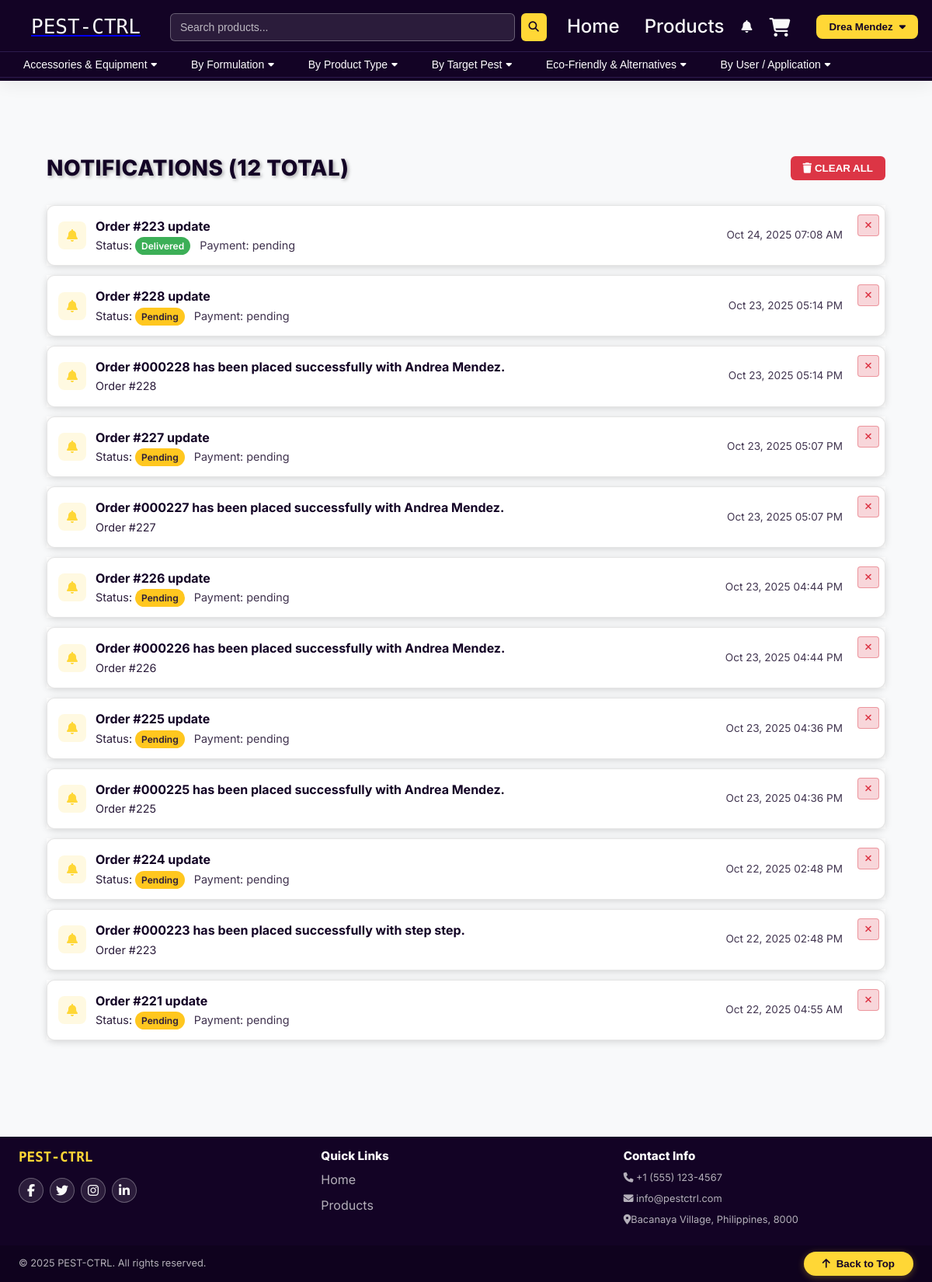
The app's page /customer-notifications.php (signed in) with its own data.
### tables this page shows
CREATE TABLE `users` (
  `id` int(11) NOT NULL,
  `username` varchar(50) NOT NULL,
  `email` varchar(100) NOT NULL,
  `password` varchar(255) NOT NULL,
  `remember_token` varchar(64) DEFAULT NULL,
  `user_type` enum('customer','admin','seller') DEFAULT 'customer',
  `is_active` tinyint(1) DEFAULT 1,
  `seller_status` enum('pending','approved','rejected','suspended','banned') DEFAULT 'pending',
  `document_path` varchar(255) DEFAULT NULL,
  `document_verified` tinyint(1) DEFAULT 0,
  `first_name` varchar(50) DEFAULT NULL,
  `last_name` varchar(50) DEFAULT NULL,
  `address` text DEFAULT NULL,
  `phone` varchar(20) DEFAULT NULL,
  `created_at` timestamp NOT NULL DEFAULT current_timestamp(),
  `email_verified` tinyint(1) DEFAULT 0,
  `last_login` datetime DEFAULT NULL,
  `agreed_to_terms` tinyint(1) DEFAULT 0,
  `agreed_to_privacy` tinyint(1) DEFAULT 0
);

CREATE TABLE `categories` (
  `id` int(11) NOT NULL,
  `name` varchar(100) NOT NULL,
  `description` text DEFAULT NULL,
  `parent_id` int(11) DEFAULT NULL,
  `seller_id` int(11) DEFAULT NULL
);

CREATE TABLE `orders` (
  `id` int(10) UNSIGNED NOT NULL,
  `user_id` int(11) DEFAULT NULL,
  `payment_transaction_id` int(11) DEFAULT NULL,
  `seller_id` int(11) DEFAULT NULL,
  `total_amount` decimal(10,2) NOT NULL,
  `status` enum('pending','processing','shipped','delivered','cancelled') DEFAULT 'pending',
  `delivery_date` datetime DEFAULT NULL,
  `shipping_address` text NOT NULL,
  `payment_method` varchar(50) DEFAULT NULL,
  `payment_status` enum('pending','completed','failed') DEFAULT 'pending',
  `seller_notes` text DEFAULT NULL,
  `created_at` timestamp NOT NULL DEFAULT current_timestamp(),
  `updated_at` timestamp NOT NULL DEFAULT current_timestamp() ON UPDATE current_timestamp(),
  `shipped_at` timestamp NULL DEFAULT NULL,
  `cancelled_at` timestamp NULL DEFAULT NULL,
  `tracking_number` varchar(100) DEFAULT NULL,
  `cancellation_reason` text DEFAULT NULL,
  `refund_status` enum('pending','processing','completed','failed') DEFAULT NULL
);

### includes/functions.php (called while the page is built, shortened)
<?php
function isLoggedIn() {
    return isset($_SESSION['user_id']);
}
?>

### customer-notifications.php (the view, shortened to what this page needs)
<?php
require_once 'includes/functions.php';
if (isset($_GET['as']) && $_GET['as'] === 'json') {
    session_start();
    if (!isset($_SESSION['user_id'])) {
        header('Content-Type: application/json');
        echo json_encode(['success' => false, 'message' => 'Not logged in', 'items' => []]);
        exit;
    }
    $userId = $_SESSION['user_id'];
} else {
    require_once 'includes/header.php';
    $userId = $_SESSION['user_id'];
}
$stmt = $pdo->prepare("SELECT o.id as order_id, o.status, o.created_at, o.updated_at,
                             COALESCE(pt.payment_status, '') as payment_status
                        FROM orders o
                        LEFT JOIN payment_transactions pt ON pt.id = o.payment_transaction_id
                        LEFT JOIN hidden_notifications hn ON hn.user_id = o.user_id AND hn.order_id = o.id
                        WHERE o.user_id = ? AND hn.id IS NULL
                        ORDER BY o.updated_at DESC, o.created_at DESC");
$stmt->execute([$userId]);
$orderEvents = $stmt->fetchAll(PDO::FETCH_ASSOC);
$stmt = $pdo->prepare("SELECT order_id, message, type, created_at as updated_at
                        FROM notifications
                        WHERE user_id = ?
                        ORDER BY created_at DESC");
$stmt->execute([$userId]);
$notifications = $stmt->fetchAll(PDO::FETCH_ASSOC);
$allEvents = array_merge($orderEvents, $notifications);
usort($allEvents, function($a, $b) {
    $timeA = strtotime($a['updated_at'] ?: $a['created_at']);
    $timeB = strtotime($b['updated_at'] ?: $b['created_at']);
    return $timeB - $timeA;
});
$events = $allEvents;
function statusBadge($status) {
    $status = strtolower((string)$status);
    $map = [
        'pending' => ['Pending', '#ffc107', '#130325'],
        'processing' => ['Processing', '#0dcaf0', '#130325'],
        'shipped' => ['Shipped', '#17a2b8', '#ffffff'],
        'delivered' => ['Delivered', '#28a745', '#ffffff'],
        'cancelled' => ['Cancelled', '#dc3545', '#ffffff'],
        'refunded' => ['Refunded', '#6c757d', '#ffffff'],
    ];
    $label = ucfirst($status);
    $bg = '#6c757d';
    $fg = '#ffffff';
    if (isset($map[$status])) { [$label,$bg,$fg] = $map[$status]; }
    return '<span class="badge" style="background:'.$bg.';color:'.$fg.';padding:4px 8px;border-radius:12px;font-weight:600;font-size:12px;">'.$label.'</span>';
}
?>
<main style="background:#f8f9fa; min-height:100vh; padding: 80px 0 60px 0;">
  <div style="max-width: 1400px; margin: 0 auto; padding: 0 60px;">
    <div style="display: flex; justify-content: space-between; align-items: center; margin-bottom: 30px;">
      <h1 style="color:#130325; margin:0;">Notifications (<?php echo count($events); ?> total)</h1>
      <?php if (!empty($events)): ?>
        <form method="POST" style="margin:0;" id="deleteAllForm">
            <button type="button" onclick="confirmDeleteAll()" style="background:#dc3545; color:#ffffff; border:none; padding:8px 16px; border-radius:6px; cursor:pointer; font-weight:600;">
            <i class="fas fa-trash"></i> CLEAR ALL
          </button>
        </form>
      <?php endif; ?>
    </div>
    <?php if (empty($events)): ?>
      <div style="background:#ffffff; border:1px solid rgba(0,0,0,0.1); color:#130325; border-radius:8px; padding:20px; text-align:center; box-shadow: 0 2px 10px rgba(0,0,0,0.05);">No notifications yet.</div>
    <?php else: ?>
      <div class="notif-list" style="display:flex; flex-direction:column; gap:12px;">
        <?php foreach ($events as $e): ?>
          <div class="notif-item" style="position: relative;">
            <a href="user-dashboard.php#order-<?php echo (int)$e['order_id']; ?>" style="text-decoration:none; display: block;">
              <div style="display:flex; gap:12px; align-items:center; background:#ffffff; border:1px solid rgba(0,0,0,0.1); padding:14px; border-radius:10px; box-shadow: 0 2px 10px rgba(0,0,0,0.15);">
                <div style="width:36px; height:36px; display:flex; align-items:center; justify-content:center; background:rgba(255,215,54,0.15); color:#FFD736; border-radius:8px;">
                  <i class="fas fa-bell"></i>
                </div>
                <div style="flex:1;">
                  <?php if (isset($e['message'])): ?>
                    <div style="color:#130325; font-weight:700;"><?php echo htmlspecialchars($e['message']); ?></div>
                    <div style="color:#130325; opacity:0.9; font-size:0.9rem;">
                      Order #<?php echo (int)$e['order_id']; ?>
                    </div>
                  <?php else: ?>
                    <div style="color:#130325; font-weight:700;">Order #<?php echo (int)$e['order_id']; ?> update</div>
                    <div style="color:#130325; opacity:0.9; font-size:0.9rem;">
                      Status: <?php echo statusBadge($e['status'] ?? 'unknown'); ?>
                      <?php if (!empty($e['payment_status'])): ?>
                        <span style="margin-left:8px; opacity:0.9;">Payment: <?php echo htmlspecialchars($e['payment_status']); ?></span>
                      <?php endif; ?>
                    </div>
                  <?php endif; ?>
                </div>
                <div style="color:#130325; opacity:0.8; font-size:0.85rem; white-space:nowrap; margin-right: 40px;">
                  <?php echo htmlspecialchars(date('M d, Y h:i A', strtotime($e['updated_at'] ?: $e['created_at']))); ?>
                </div>
              </div>
            </a>
            <button class="notif-delete-btn-page" onclick="deleteNotificationFromPage(<?php echo (int)$e['order_id']; ?>, this, <?php echo isset($e['message']) ? 'true' : 'false'; ?>)" title="Delete notification">
              <i class="fas fa-times"></i>
            </button>
          </div>
        <?php endforeach; ?>
      </div>
    <?php endif; ?>
  </div>
</main>
<?php require_once 'includes/footer.php'; ?>

### includes/header.php (shortened to what this page needs)
<?php
require_once 'functions.php';
require_once __DIR__ . '/../config/database.php';
$currentDir = basename(dirname($_SERVER['PHP_SELF']));
$pathPrefix = ($currentDir === 'paymongo') ? '../' : '';
?><!DOCTYPE html>
<html lang="en">
<head>
    <link href="<?php echo $pathPrefix; ?>assets/css/pest-ctrl.css" rel="stylesheet">
    <link href="https://cdnjs.cloudflare.com/ajax/libs/font-awesome/6.4.2/css/all.min.css" rel="stylesheet">
</head>
<body>
    <header class="site-header">
        <div class="container">
            <div class="header-left">
                <a class="brand" href="<?php echo $pathPrefix; ?>index.php">
                    <div class="brand-logo">PEST-CTRL</div>
                </a>
            </div>
            <div class="header-center">
                <div class="search-box">
                    <form action="<?php echo $pathPrefix; ?>products.php" method="GET" role="search">
                        <input name="search" type="text" placeholder="Search products...">
                        <button type="submit"><i class="fas fa-search"></i></button>
                    </form>
                </div>
            </div>
            <div class="header-right">
                <div class="nav-links">
                    <a href="<?php echo $pathPrefix; ?>index.php">Home</a>
                    <a href="<?php echo $pathPrefix; ?>products.php">Products</a>
                    <div class="notif-bell" id="notifBell" title="Notifications">
                        <i class="fas fa-bell"></i>
                    </div>
                    <a href="<?php echo $pathPrefix; ?>cart.php" class="cart-link">
                        <i class="fas fa-shopping-cart"></i>
                    </a>
                </div>
                <?php if (isLoggedIn()): ?>
                    <?php
                    $userName = 'User';
                    try {
                        $stmt = $pdo->prepare("SELECT first_name, last_name FROM users WHERE id = ?");
                        $stmt->execute([$_SESSION['user_id']]);
                        $user = $stmt->fetch(PDO::FETCH_ASSOC);
                        if ($user) {
                            $userName = trim($user['first_name'] . ' ' . $user['last_name']);
                        }
                    } catch (Exception $e) {
                    }
                    ?>
                    <div class="dropdown">
                       <button class="action-btn" id="userMenuBtn"><?php echo htmlspecialchars($userName); ?> <i class="fas fa-caret-down"></i></button>
                    </div>
                <?php endif; ?>
            </div>
        </div>
        <div class="categories-nav">
            <div class="container">
                <div class="categories-container">
                    <?php
                    $stmt = $pdo->query('SELECT * FROM categories ORDER BY name');
                    $categories = $stmt->fetchAll(PDO::FETCH_ASSOC);
                    $mainCategories = [];
                    $subCategories = [];
                    foreach($categories as $category) {
                        $cleanName = preg_replace('/^[\x{1F300}-\x{1FAFF}\x{2600}-\x{27BF}\x{FE0F}\x{200D}\s]+/u', '', (string)$category['name']);
                        $cleanName = html_entity_decode($cleanName, ENT_QUOTES, 'UTF-8');
                        $category['clean_name'] = trim($cleanName);
                        if(empty($category['parent_id']) || $category['parent_id'] == 0) {
                            $mainCategories[] = $category;
                        } else {
                            $subCategories[] = $category;
                        }
                    }
                    foreach($mainCategories as $mainCategory) {
                        echo '<div class="category-group">';
                        echo '<div class="category-dropdown">';
                        echo '<button class="category-btn">' . htmlspecialchars($mainCategory['clean_name']) . ' <i class="fas fa-caret-down"></i></button>';
                        echo '</div>';
                        echo '</div>';
                    }
                    ?>
                </div>
            </div>
        </div>
    </header>
    <main>

### assets/css/pest-ctrl.css (style rules this page uses)
:root { --primary-dark: #130325; --primary-light: #F9F9F9; --accent-yellow: #FFD736; --accent-white: #F3F3F3; --bg-primary: #130325; --bg-secondary: #F9F9F9; --bg-overlay: rgba(19, 3, 37, 0.9); --text-primary: #130325; --text-secondary: #F9F9F9; --text-muted: rgba(249, 249, 249, 0.7); --border-primary: #F9F9F9; --border-secondary: rgba(249, 249, 249, 0.3); --shadow-light: rgba(0, 0, 0, 0.1); --shadow-medium: rgba(0, 0, 0, 0.2); --shadow-dark: rgba(0, 0, 0, 0.3); --font-primary: 'Inter', -apple-system, BlinkMacSystemFont, 'Segoe UI', Roboto, sans-serif; --font-barcode: 'Libre Barcode 128 Text', monospace; --spacing-xs: 0.25rem; --spacing-sm: 0.5rem; --spacing-md: 1rem; --spacing-lg: 1.5rem; --spacing-xl: 2rem; --spacing-2xl: 3rem; --spacing-3xl: 4rem; --radius-sm: 4px; --radius-md: 8px; --radius-lg: 12px; --radius-xl: 16px; --radius-2xl: 24px; --radius-full: 50px; --transition-fast: 0.15s ease; --transition-normal: 0.3s ease; --transition-slow: 0.5s ease; --z-dropdown: 1000; --z-sticky: 1020; --z-fixed: 1030; --z-modal-backdrop: 1040; --z-modal: 1050; --z-popover: 1060; --z-tooltip: 1070; }
* { margin: 0; padding: 0; box-sizing: border-box; }
html { scroll-behavior: smooth; font-size: 16px; }
body { font-family: var(--font-primary); line-height: 1.6; color: var(--text-primary); background-color: var(--bg-secondary); overflow-x: hidden; }
h1, h2, h3, h4, h5, h6 { font-weight: 800; line-height: 1.2; margin-bottom: var(--spacing-md); }
h1 { font-size: 3.5rem; color: var(--primary-light); text-shadow: 2px 2px 4px var(--shadow-dark); }
header, .site-header { background: #130325; box-shadow: 0 6px 20px rgba(0,0,0,0.06); position: fixed; top: 0; left: 0; right: 0; z-index: var(--z-fixed); padding: var(--spacing-xs) 0; box-shadow: 0 2px 10px var(--shadow-medium); }
.nav-links { display: flex; align-items: center; gap: var(--spacing-lg); flex-wrap: wrap; }
.nav-links a { color: var(--primary-light); text-decoration: none; font-weight: 500; font-size: 1rem; line-height: 1.2; transition: var(--transition-normal); position: relative; padding: var(--spacing-sm) var(--spacing-md); border-radius: var(--radius-md); }
.nav-links a::after { content: ''; position: absolute; bottom: -2px; left: 50%; width: 0; height: 2px; background: var(--accent-yellow); transition: var(--transition-normal); transform: translateX(-50%); }
main { margin-top: 160px; min-height: calc(100vh - 200px); }
.container { max-width: 1200px; margin: 0 auto; padding: 0 var(--spacing-xl); }
@media (max-width: 1200px) { .nav-links a { font-size: 1.5rem; } }
body { padding-top: 120px !important; }
main { margin-top: 0 !important; }
main h1, .page-title { text-transform: uppercase; font-size: 28px; line-height: 1.2; font-weight: 800; letter-spacing: 0.5px; margin-bottom: var(--spacing-md); }

### customer-notifications.php (style rules this page uses)
html, body { background:#f8f9fa !important; }
main { background:#f8f9fa !important; }
.notif-item { background:#ffffff !important; }
.notif-item a { background:#ffffff !important; }
.notif-list .notif-item { background:#ffffff !important; }
.notif-list .notif-item a { background:#ffffff !important; }
.notif-delete-btn-page { position: absolute; top: 12px; right: 8px; background: rgba(220, 53, 69, 0.2); border: 1px solid rgba(220, 53, 69, 0.4); color: #dc3545; width: 28px; height: 28px; border-radius: 4px; display: flex; align-items: center; justify-content: center; cursor: pointer; font-size: 12px; transition: all 0.3s ease; z-index: 10; }

### records on screen
users: userName "Drea Mendez"
categories: clean_name "Accessories & Equipment"
categories: clean_name "By Formulation"
categories: clean_name "By Product Type"
categories: clean_name "By Target Pest"
categories: clean_name "Eco-Friendly & Alternatives"
categories: clean_name "By User / Application"
orders: id "223", label "Delivered", payment_status "pending", updated_at "Oct 24, 2025 07:08 AM"
orders: id "228", label "Pending", payment_status "pending", updated_at "Oct 23, 2025 05:14 PM"
orders: id "227", label "Pending", payment_status "pending", updated_at "Oct 23, 2025 05:07 PM"
orders: id "226", label "Pending", payment_status "pending", updated_at "Oct 23, 2025 04:44 PM"
orders: id "225", label "Pending", payment_status "pending", updated_at "Oct 23, 2025 04:36 PM"
orders: id "224", label "Pending", payment_status "pending", updated_at "Oct 22, 2025 02:48 PM"
orders: id "221", label "Pending", payment_status "pending", updated_at "Oct 22, 2025 04:55 AM"

### other values on screen
count($events) "12"
$e['message'] "Order #000228 has been placed successfully with Andrea Mendez."
$e['order_id'] "228"
date('M d, Y h:i A', strtotime($e['updated_at'] ?: $e['created_at'])) "Oct 23, 2025 05:14 PM"
$e['message'] "Order #000227 has been placed successfully with Andrea Mendez."
$e['order_id'] "227"
date('M d, Y h:i A', strtotime($e['updated_at'] ?: $e['created_at'])) "Oct 23, 2025 05:07 PM"
$e['message'] "Order #000226 has been placed successfully with Andrea Mendez."
$e['order_id'] "226"
date('M d, Y h:i A', strtotime($e['updated_at'] ?: $e['created_at'])) "Oct 23, 2025 04:44 PM"
$e['message'] "Order #000225 has been placed successfully with Andrea Mendez."
$e['order_id'] "225"
date('M d, Y h:i A', strtotime($e['updated_at'] ?: $e['created_at'])) "Oct 23, 2025 04:36 PM"
$e['message'] "Order #000223 has been placed successfully with step step."
$e['order_id'] "223"
